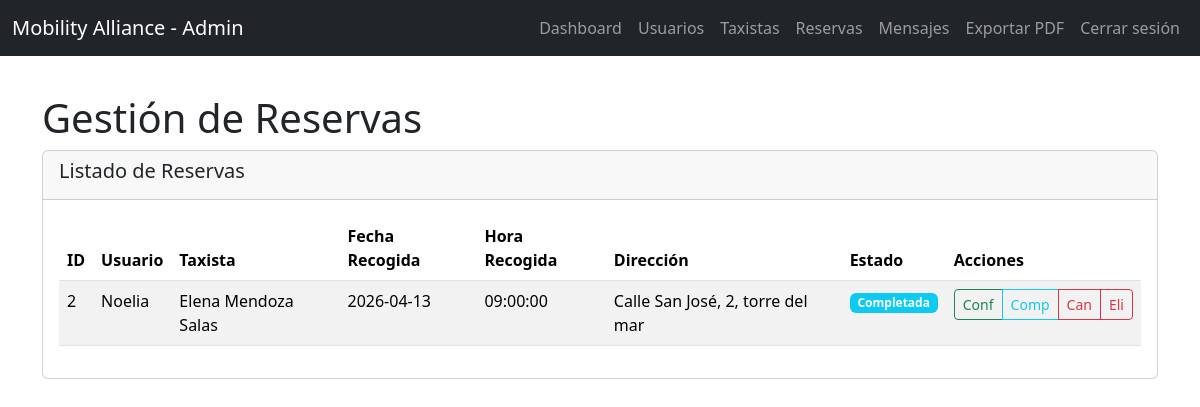
Before: /admin/reservas.php (signed in) with the older database file.
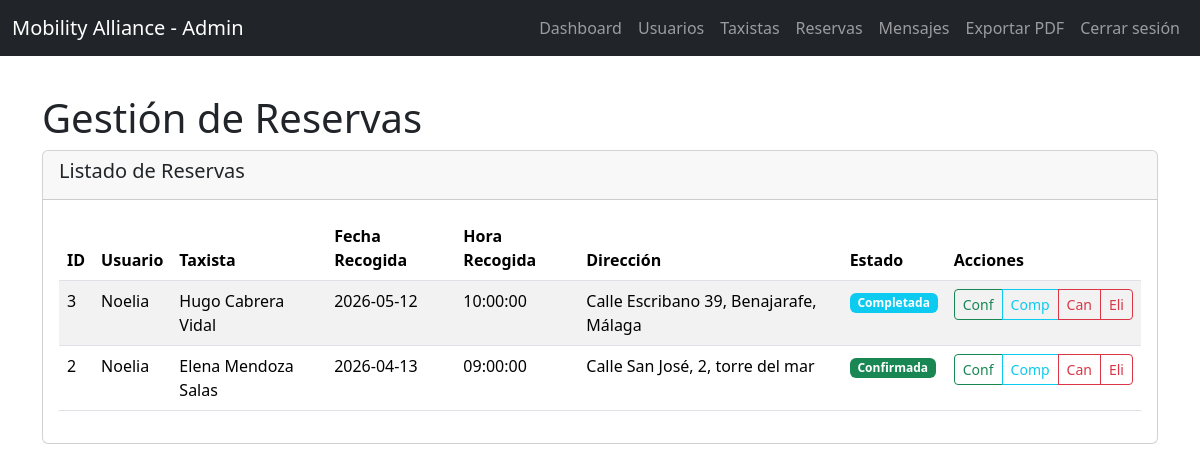
After: the same page with the newer database file.
### tables this page shows
CREATE TABLE `reservas` (
  `id` int(11) NOT NULL,
  `nombre_usuario` varchar(50) NOT NULL,
  `numero_licencia` varchar(50) NOT NULL,
  `fecha_reserva` datetime DEFAULT current_timestamp(),
  `fecha_recogida` date NOT NULL,
  `hora_recogida` time NOT NULL,
  `direccion_recogida` varchar(255) NOT NULL,
  `estado` enum('pendiente','confirmada','completada','cancelada') DEFAULT 'pendiente'
);

CREATE TABLE `usuarios` (
  `nombre_usuario` varchar(50) NOT NULL,
  `nombre` varchar(100) NOT NULL,
  `apellidos` varchar(150) DEFAULT NULL,
  `domicilio` varchar(255) DEFAULT NULL,
  `telefono` varchar(20) DEFAULT NULL,
  `correo_electronico` varchar(150) NOT NULL,
  `clave` varchar(255) NOT NULL,
  `verificado` tinyint(1) DEFAULT 0,
  `token_verificacion` varchar(255) DEFAULT NULL,
  `rol` enum('usuario','admin') DEFAULT 'usuario'
);

CREATE TABLE `taxistas` (
  `numero_licencia` varchar(50) NOT NULL,
  `nombre` varchar(50) NOT NULL,
  `apellidos` varchar(100) NOT NULL,
  `telefono` varchar(20) NOT NULL,
  `horario` varchar(50) NOT NULL
);

### admin/reservas.php (the view, shortened to what this page needs)
<?php
require_once '../db_pdo.php';
$stmt = $pdo->query("SELECT r.*, u.nombre as nombre_usuario, u.apellidos, t.nombre as nombre_taxista, t.apellidos as apellidos_taxista
                    FROM reservas r
                    JOIN usuarios u ON r.nombre_usuario = u.nombre_usuario
                    JOIN taxistas t ON r.numero_licencia = t.numero_licencia
                    ORDER BY r.fecha_recogida DESC");
$reservas = $stmt->fetchAll(PDO::FETCH_ASSOC);
?>
<!DOCTYPE html>
<html lang="es">
<head>
    <link href="../bootstrap-5.3.8-dist/css/bootstrap.min.css" rel="stylesheet">
    <link href="../css/admin.css" rel="stylesheet">
</head>
<body>
<nav class="navbar navbar-expand-lg navbar-dark bg-dark fixed-top">
    <div class="container-fluid">
        <a class="navbar-brand" href="index.php">Mobility Alliance - Admin</a>
        <div class="collapse navbar-collapse" id="navbarNav">
            <ul class="navbar-nav ms-auto">
                <li class="nav-item"><a class="nav-link" href="index.php">Dashboard</a></li>
                <li class="nav-item"><a class="nav-link" href="usuarios.php">Usuarios</a></li>
                <li class="nav-item"><a class="nav-link" href="taxistas.php">Taxistas</a></li>
                <li class="nav-item"><a class="nav-link" href="reservas.php">Reservas</a></li>
                <li class="nav-item"><a class="nav-link" href="mensajes.php">Mensajes</a></li>
                <li class="nav-item"><a class="nav-link" href="exportar_pdf.php">Exportar PDF</a></li>
                <li class="nav-item"><a class="nav-link" href="../login/logout.php">Cerrar sesión</a></li>
            </ul>
        </div>
    </div>
</nav>
<div class="container mt-4">
    <h1>Gestión de Reservas</h1>
    <div class="card">
        <div class="card-header">
            <h5>Listado de Reservas</h5>
        </div>
        <div class="card-body">
            <div class="table-responsive">
                <table class="table table-striped">
                    <thead>
                        <tr>
                            <th>ID</th>
                            <th>Usuario</th>
                            <th>Taxista</th>
                            <th>Fecha Recogida</th>
                            <th>Hora Recogida</th>
                            <th>Dirección</th>
                            <th>Estado</th>
                            <th>Acciones</th>
                        </tr>
                    </thead>
                    <tbody>
                        <?php foreach ($reservas as $reserva): ?>
                            <tr>
                                <td><?= htmlspecialchars($reserva['id']) ?></td>
                                <td><?= htmlspecialchars($reserva['nombre_usuario']) ?></td>
                                <td><?= htmlspecialchars($reserva['nombre_taxista'] . ' ' . $reserva['apellidos_taxista']) ?></td>
                                <td><?= htmlspecialchars($reserva['fecha_recogida']) ?></td>
                                <td><?= htmlspecialchars($reserva['hora_recogida']) ?></td>
                                <td><?= htmlspecialchars($reserva['direccion_recogida']) ?></td>
                                <td>
                                    <span class="badge bg-<?= $reserva['estado'] === 'confirmada' ? 'success' : ($reserva['estado'] === 'completada' ? 'info' : ($reserva['estado'] === 'cancelada' ? 'danger' : 'warning')) ?>">
                                        <?= ucfirst(htmlspecialchars($reserva['estado'])) ?>
                                    </span>
                                </td>
                                <td>
                                    <div class="btn-group btn-group-sm" role="group">
                                        <a href="reservas.php?cambiar_estado=<?= $reserva['id'] ?>&estado=confirmada" class="btn btn-outline-success" title="Confirmar">Conf</a>
                                        <a href="reservas.php?cambiar_estado=<?= $reserva['id'] ?>&estado=completada" class="btn btn-outline-info" title="Completada">Comp</a>
                                        <a href="reservas.php?cambiar_estado=<?= $reserva['id'] ?>&estado=cancelada" class="btn btn-outline-danger" title="Cancelar">Can</a>
                                        <a href="reservas.php?eliminar=<?= $reserva['id'] ?>" class="btn btn-outline-danger" onclick="return confirm('¿Estás seguro?')">Eli</a>
                                    </div>
                                </td>
                            </tr>
                        <?php endforeach; ?>
                    </tbody>
                </table>
            </div>
        </div>
    </div>
</div>
</body>
</html>

Changed rows visible on the page:
added reservas: id "3", nombre_usuario.nombre "Noelia", numero_licencia.apellidos "Hugo Cabrera Vidal", fecha_recogida "2026-05-12", hora_recogida "10:00:00", direccion_recogida "Calle Escribano 39, Benajarafe, Málaga", estado "Completada"
changed reservas "Calle San José, 2, torre del mar": estado "Completada" → "Confirmada"
